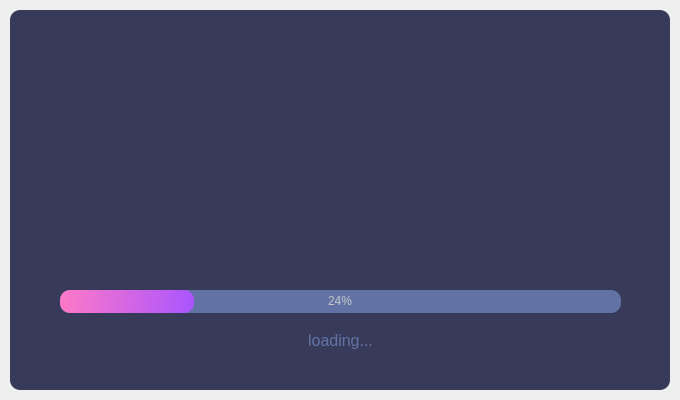
<?xml version="1.0" encoding="UTF-8"?>
<ui version="4.0">
 <class>SplashScreen</class>
 <widget class="QMainWindow" name="SplashScreen">
  <property name="geometry">
   <rect>
    <x>0</x>
    <y>0</y>
    <width>680</width>
    <height>400</height>
   </rect>
  </property>
  <property name="windowTitle">
   <string>MainWindow</string>
  </property>
  <widget class="QWidget" name="centralwidget">
   <layout class="QVBoxLayout" name="verticalLayout">
    <property name="spacing">
     <number>0</number>
    </property>
    <property name="leftMargin">
     <number>10</number>
    </property>
    <property name="topMargin">
     <number>10</number>
    </property>
    <property name="rightMargin">
     <number>10</number>
    </property>
    <property name="bottomMargin">
     <number>10</number>
    </property>
    <item>
     <widget class="QFrame" name="dropShadowFrame">
      <property name="styleSheet">
       <string notr="true">QFrame {	

	background-color: rgb(56, 58, 89);	
	color: rgb(220, 220, 220);
	border-radius: 10px;
}</string>
      </property>
      <property name="frameShape">
       <enum>QFrame::StyledPanel</enum>
      </property>
      <property name="frameShadow">
       <enum>QFrame::Raised</enum>
      </property>
      <widget class="QLabel" name="label_title">
       <property name="geometry">
        <rect>
         <x>40</x>
         <y>80</y>
         <width>261</width>
         <height>221</height>
        </rect>
       </property>
       <property name="font">
        <font>
         <family>Segoe UI</family>
         <pointsize>40</pointsize>
        </font>
       </property>
       <property name="styleSheet">
        <string notr="true">
image: url(:/newPrefix/—Pngtree—blue digital s running_4973365.png);</string>
       </property>
       <property name="text">
        <string>&lt;html&gt;&lt;head/&gt;&lt;body&gt;&lt;p&gt;&lt;br/&gt;&lt;/p&gt;&lt;/body&gt;&lt;/html&gt;</string>
       </property>
       <property name="alignment">
        <set>Qt::AlignCenter</set>
       </property>
      </widget>
      <widget class="QLabel" name="label_description">
       <property name="geometry">
        <rect>
         <x>240</x>
         <y>110</y>
         <width>331</width>
         <height>191</height>
        </rect>
       </property>
       <property name="font">
        <font>
         <family>Segoe UI</family>
         <pointsize>14</pointsize>
        </font>
       </property>
       <property name="styleSheet">
        <string notr="true">
image: url(:/newPrefix/4runner-logo-png-transparent.png);</string>
       </property>
       <property name="text">
        <string>&lt;html&gt;&lt;head/&gt;&lt;body&gt;&lt;p&gt;&lt;br/&gt;&lt;/p&gt;&lt;/body&gt;&lt;/html&gt;</string>
       </property>
       <property name="alignment">
        <set>Qt::AlignCenter</set>
       </property>
      </widget>
      <widget class="QProgressBar" name="progressBar">
       <property name="geometry">
        <rect>
         <x>50</x>
         <y>280</y>
         <width>561</width>
         <height>23</height>
        </rect>
       </property>
       <property name="styleSheet">
        <string notr="true">QProgressBar {
	
	background-color: rgb(98, 114, 164);
	color: rgb(200, 200, 200);
	border-style: none;
	border-radius: 10px;
	text-align: center;
}
QProgressBar::chunk{
	border-radius: 10px;
	background-color: qlineargradient(spread:pad, x1:0, y1:0.511364, x2:1, y2:0.523, stop:0 rgba(254, 121, 199, 255), stop:1 rgba(170, 85, 255, 255));
}</string>
       </property>
       <property name="value">
        <number>24</number>
       </property>
      </widget>
      <widget class="QLabel" name="label_loading">
       <property name="geometry">
        <rect>
         <x>0</x>
         <y>320</y>
         <width>661</width>
         <height>21</height>
        </rect>
       </property>
       <property name="font">
        <font>
         <family>Segoe UI</family>
         <pointsize>12</pointsize>
        </font>
       </property>
       <property name="styleSheet">
        <string notr="true">color: rgb(98, 114, 164);</string>
       </property>
       <property name="text">
        <string>loading...</string>
       </property>
       <property name="alignment">
        <set>Qt::AlignCenter</set>
       </property>
      </widget>
      <zorder>label_description</zorder>
      <zorder>label_loading</zorder>
      <zorder>label_title</zorder>
      <zorder>progressBar</zorder>
     </widget>
    </item>
   </layout>
  </widget>
 </widget>
 <resources>
  <include location="images1.qrc"/>
 </resources>
 <connections/>
</ui>
